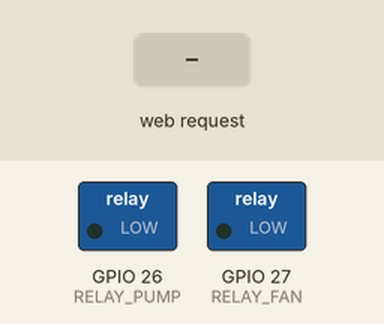
This sketch was run on a simulated ESP8266 (NodeMCU). On the bench: switched loads named in the sketch (green lamp = pin HIGH). The inputs (shaded band) are chosen by the test bench. WiFi joins after 1.5 s; servers stay silent unless stated; storage starts empty; random numbers use the default seed unless the sketch sets one; web services answer with replies made up by the test bench; what the sketch prints to the serial monitor is not drawn.

Above: at 2.7 s.
2.8 s: HTTP request GET /pump?state=1 received
At 3.7 s:
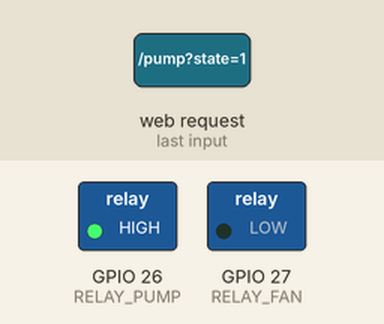
4.3 s: HTTP request GET /fan?state=1 received
At 4.8 s:
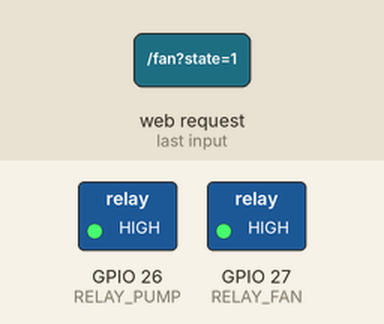
5.8 s: HTTP request GET /pump?state=0 received
At 7.0 s:
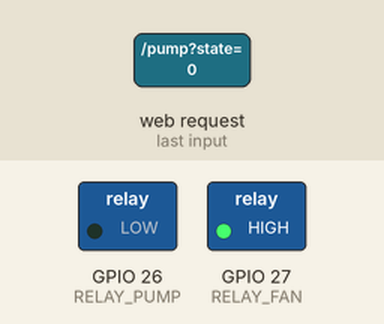
7.3 s: HTTP request GET /fan?state=0 received
At 8.3 s:
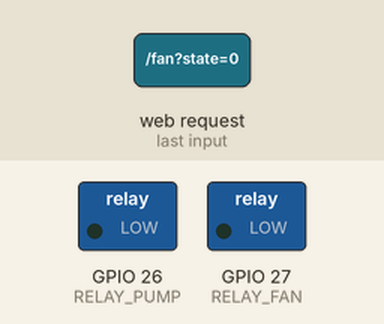
Timing chart, 0 to 9.8 s (numbered marks = the images above; inputs shaded):
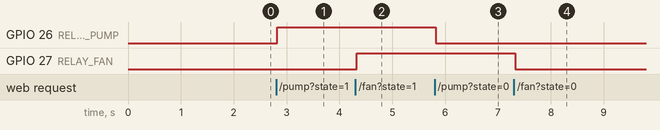

The sketch:

esp8266_agro.ino
```cpp
#include <ESP8266WiFi.h>
#include <ESP8266HTTPClient.h>
#include <ESPAsyncWebServer.h>
#include <LittleFS.h>
#include "DHT.h"

// ===============================
// Konfigurasi WiFi
// ===============================
const char* ssid = "test";
const char* password = "12345678";

// ===============================
// Konfigurasi ThingSpeak
// ===============================
String apiKey = "5OYR75RB9UM7E281";   // Write API Key
const char* serverTS = "http://api.thingspeak.com/update";

// ===============================
// Konfigurasi Sensor
// ===============================
#define DHTPIN   4
#define DHTTYPE  DHT22
#define SOIL_PIN 34

DHT dht(DHTPIN, DHTTYPE);

// ===============================
// Konfigurasi Relay
// ===============================
#define RELAY_PUMP 26
#define RELAY_FAN  27

// ===============================
// Web Server
// ===============================
AsyncWebServer server(80);

// ===============================
// Variabel Global Sensor
// ===============================
float temperature = 0;
float humidity = 0;
int soilPercent = 0;

// ===============================
// SETUP
// ===============================
void setup() {
  Serial.begin(115200);

  // Inisialisasi DHT
  dht.begin();

  // Mount LittleFS
  if (!LittleFS.begin()) {
    Serial.println("LittleFS mount gagal!");
    return;
  }
  Serial.println("LittleFS mounted.");

  // Koneksi WiFi
  WiFi.begin(ssid, password);
  Serial.print("Menghubungkan WiFi");

  while (WiFi.status() != WL_CONNECTED) {
    delay(500);
    Serial.print(".");
  }

  Serial.println("\nWiFi terhubung!");
  Serial.print("IP Address: ");
  Serial.println(WiFi.localIP());

  // Set Pin Relay
  pinMode(RELAY_PUMP, OUTPUT);
  pinMode(RELAY_FAN, OUTPUT);

  digitalWrite(RELAY_PUMP, LOW);
  digitalWrite(RELAY_FAN, LOW);

  // ===============================
  // ROUTING WEB SERVER
  // ===============================

  // Serve file statis (index.html)
  server.serveStatic("/", LittleFS, "/")
        .setDefaultFile("index.html");

  // Endpoint Data JSON
  server.on("/data", HTTP_GET, [](AsyncWebServerRequest *request) {
    String json = "{";
    json += "\"temperature\":" + String(temperature, 1) + ",";
    json += "\"humidity\":" + String(humidity, 1) + ",";
    json += "\"soil\":" + String(soilPercent);
    json += "}";

    request->send(200, "application/json", json);
  });

  // Endpoint Kontrol Pompa
  server.on("/pump", HTTP_GET, [](AsyncWebServerRequest *request) {

    if (!request->hasParam("state")) {
      request->send(400, "text/plain", "Bad Request");
      return;
    }

    String state = request->getParam("state")->value();

    if (state == "1") {
      digitalWrite(RELAY_PUMP, HIGH);
      request->send(200, "text/plain", "Pump ON");
    } else {
      digitalWrite(RELAY_PUMP, LOW);
      request->send(200, "text/plain", "Pump OFF");
    }
  });

  // Endpoint Kontrol Fan
  server.on("/fan", HTTP_GET, [](AsyncWebServerRequest *request) {

    if (!request->hasParam("state")) {
      request->send(400, "text/plain", "Bad Request");
      return;
    }

    String state = request->getParam("state")->value();

    if (state == "1") {
      digitalWrite(RELAY_FAN, HIGH);
      request->send(200, "text/plain", "Fan ON");
    } else {
      digitalWrite(RELAY_FAN, LOW);
      request->send(200, "text/plain", "Fan OFF");
    }
  });

  server.begin();
  Serial.println("Web server started.");
}

// ===============================
// LOOP
// ===============================
void loop() {

  // ===============================
  // BACA SENSOR (Dummy Data)
  // ===============================
  temperature = random(20, 40);   // 20 - 39 °C
  humidity    = random(20, 91);   // 20 - 90 %
  soilPercent = random(20, 101);  // 20 - 100 %

  Serial.printf(
    "Temp: %.1f °C | Hum: %.1f %% | Soil: %d %%\n",
    temperature, humidity, soilPercent
  );

  // ===============================
  // Kirim ke ThingSpeak
  // ===============================
  if (WiFi.status() == WL_CONNECTED) {

    WiFiClient client;
    HTTPClient http;

    String url = String(serverTS) +
                 "?api_key=" + apiKey +
                 "&field1=" + String(temperature) +
                 "&field2=" + String(humidity) +
                 "&field3=" + String(soilPercent);

    http.begin(client, url);
    int httpCode = http.GET();

    if (httpCode > 0) {
      Serial.println("ThingSpeak update OK");
    } else {
      Serial.println("Gagal kirim ke ThingSpeak");
    }

    http.end();
  }

  // Delay sesuai limit ThingSpeak (minimal 15 detik)
  delay(20000);
}
```

Measured:
- after the input at 2.8 s, GPIO 26 (RELAY_PUMP): LOW → HIGH at once
- after the input at 4.3 s, GPIO 27 (RELAY_FAN): LOW → HIGH at once
- after the input at 5.8 s, GPIO 26 (RELAY_PUMP): HIGH → LOW at once
- after the input at 7.3 s, GPIO 27 (RELAY_FAN): HIGH → LOW at once
